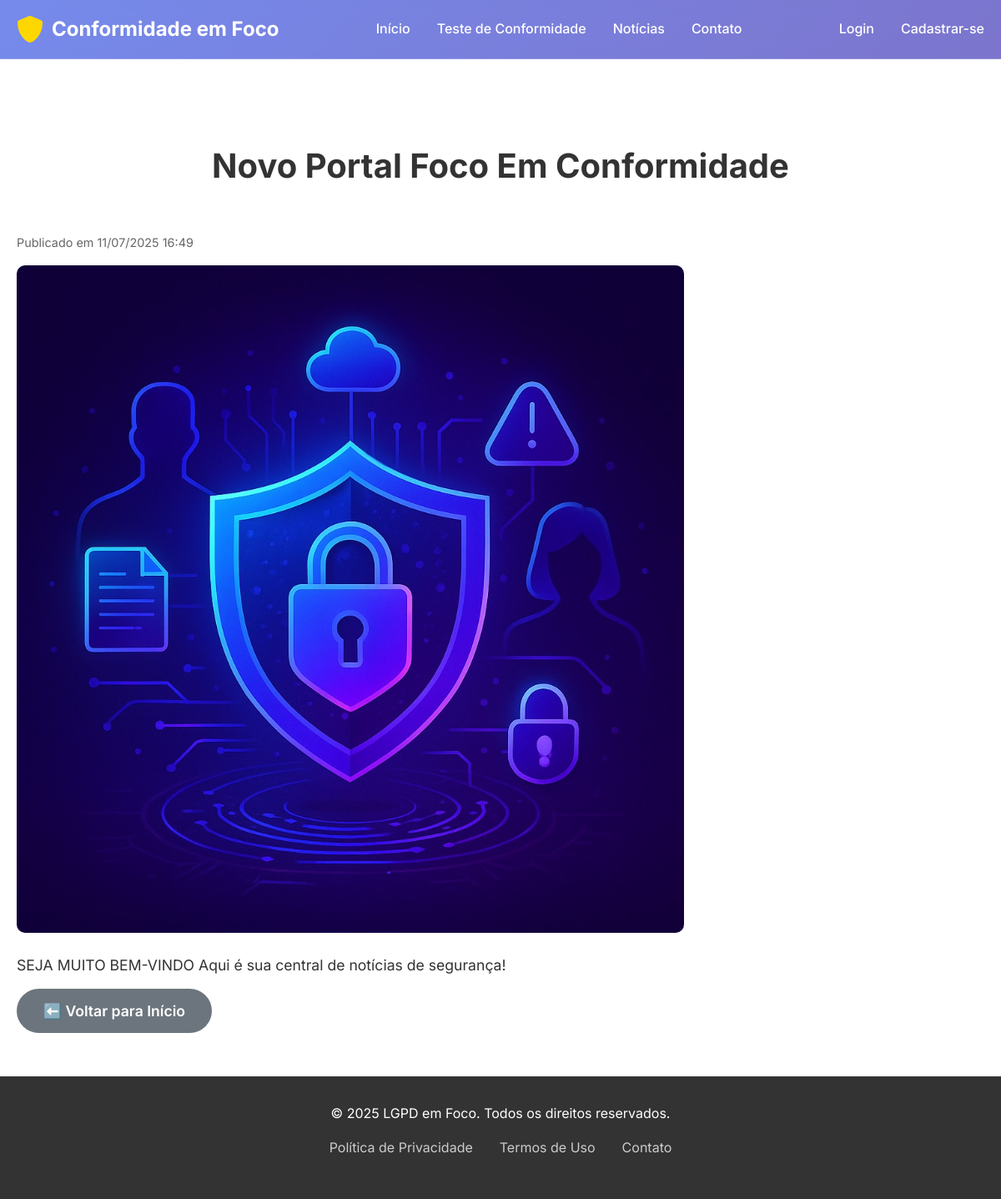
Screenshot of /pages/noticia.php?id=1 with the database file from the repository.
### tables this page shows
CREATE TABLE `noticias` (
  `id` int(11) NOT NULL,
  `titulo` varchar(255) NOT NULL,
  `conteudo` text NOT NULL,
  `data_publicacao` datetime DEFAULT current_timestamp(),
  `imagem` varchar(255) DEFAULT NULL,
  `destaque` tinyint(1) DEFAULT 0
);

### pages/noticia.php (the view, shortened to what this page needs)
<?php
require_once '../config/conn.php';
include('../includes/header.php');
$id = isset($_GET['id']) ? (int) $_GET['id'] : 0;
$stmt = $pdo->prepare("SELECT * FROM noticias WHERE id = ?");
$stmt->execute([$id]);
$noticia = $stmt->fetch(PDO::FETCH_ASSOC);
?>
<!DOCTYPE html>
<html lang="pt-BR">
<head>
    <link rel="stylesheet" href="../assets/css/style.css">
</head>
<body>
    <section class="features">
        <div class="container">
            <?php if ($noticia): ?>
                <div style="margin-top: 2rem;">
                    <h2><?php echo htmlspecialchars($noticia['titulo']); ?></h2>
                    <p style="color: #666; font-size: 0.9rem;">
                        Publicado em <?php echo date('d/m/Y H:i', strtotime($noticia['data_publicacao'])); ?>
                    </p>
                    <img src="../uploads/noticias/<?php echo htmlspecialchars($noticia['imagem']); ?>" alt="Imagem da notícia" style="width: 100%; max-width: 800px; border-radius: 10px; margin: 1rem 0;">
                    <div style="line-height: 1.7; color: #333; font-size: 1.1rem;">
                        <?php echo nl2br($noticia['conteudo']); ?>
                    </div>
                    <br>
                    <a href="../index.php" class="btn btn-secondary">⬅️ Voltar para Início</a>
                </div>
            <?php else: ?>
                <p>Notícia não encontrada.</p>
            <?php endif; ?>
        </div>
    </section>
    <footer class="footer">
        <div class="container">
            <p>&copy; 2025 LGPD em Foco. Todos os direitos reservados.</p>
            <div class="footer-links">
                <a href="#">Política de Privacidade</a>
                <a href="#">Termos de Uso</a>
                <a href="#">Contato</a>
            </div>
        </div>
    </footer>
</body>
</html>

### assets/css/base.css (style rules this page uses)
* { margin: 0; padding: 0; box-sizing: border-box; }
body { font-family: 'Inter', sans-serif; line-height: 1.6; color: #333; background: linear-gradient(135deg, #667eea 0%, #764ba2 100%); min-height: 100vh; }
.container { max-width: 1200px; margin: 0 auto; padding: 0 20px; }

### assets/css/layout.css (style rules this page uses)
.footer { background: #333; color: white; padding: 2rem 0; text-align: center; }

### assets/css/teste.css (style rules this page uses)
* { margin: 0; padding: 0; box-sizing: border-box; }
body { font-family: 'Inter', sans-serif; line-height: 1.6; color: #333; background: linear-gradient(135deg, #667eea 0%, #764ba2 100%); min-height: 100vh; }
.container { max-width: 1200px; margin: 0 auto; padding: 0 20px; }
.features { background: white; padding: 4rem 0; }
.features h2 { text-align: center; font-size: 2.5rem; margin-bottom: 3rem; color: #333; }
.footer { background: #333; color: white; padding: 2rem 0; text-align: center; }
.footer p { margin-bottom: 1rem; }
.footer-links { display: flex; justify-content: center; gap: 2rem; margin-bottom: 1rem; }
.footer-links a { color: #ccc; text-decoration: none; transition: color 0.3s ease; }
.btn { padding: 1rem 2rem; border-radius: 50px; text-decoration: none; font-weight: 600; transition: all 0.3s ease; cursor: pointer; border: none; font-size: 1.1rem; }
.btn-secondary { background: #6c757d; color: white; }

### rows the page displays
noticias: titulo "Novo Portal Foco Em Conformidade", data_publicacao "11/07/2025 16:49", imagem (picture), conteudo "SEJA MUITO BEM-VINDO Aqui é sua central de notícias de segurança!"
